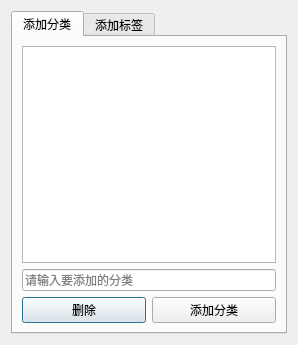
<?xml version="1.0" encoding="UTF-8"?>
<ui version="4.0">
 <class>AddCategoryTagView</class>
 <widget class="QDialog" name="AddCategoryTagView">
  <property name="geometry">
   <rect>
    <x>0</x>
    <y>0</y>
    <width>298</width>
    <height>345</height>
   </rect>
  </property>
  <property name="windowTitle">
   <string>添加分类和标签</string>
  </property>
  <layout class="QVBoxLayout" name="verticalLayout">
   <item>
    <widget class="QTabWidget" name="tabWidget">
     <property name="currentIndex">
      <number>0</number>
     </property>
     <widget class="QWidget" name="categoryTab">
      <attribute name="title">
       <string>添加分类</string>
      </attribute>
      <layout class="QVBoxLayout" name="verticalLayout_2">
       <item>
        <widget class="QListView" name="categoryListView"/>
       </item>
       <item>
        <widget class="QLineEdit" name="categoryLineEdit">
         <property name="placeholderText">
          <string>请输入要添加的分类</string>
         </property>
        </widget>
       </item>
       <item>
        <layout class="QHBoxLayout" name="horizontalLayout">
         <item>
          <widget class="QPushButton" name="deleteCategoryBtn">
           <property name="text">
            <string>删除</string>
           </property>
          </widget>
         </item>
         <item>
          <widget class="QPushButton" name="addCategoryBtn">
           <property name="text">
            <string>添加分类</string>
           </property>
          </widget>
         </item>
        </layout>
       </item>
      </layout>
     </widget>
     <widget class="QWidget" name="tagTab">
      <attribute name="title">
       <string>添加标签</string>
      </attribute>
      <layout class="QVBoxLayout" name="verticalLayout_3">
       <item>
        <widget class="QListView" name="tagListView"/>
       </item>
       <item>
        <widget class="QLineEdit" name="tagLineEdit">
         <property name="placeholderText">
          <string>请输入要添加的标签</string>
         </property>
        </widget>
       </item>
       <item>
        <layout class="QHBoxLayout" name="horizontalLayout_2">
         <item>
          <widget class="QPushButton" name="deleteTagBtn">
           <property name="text">
            <string>删除</string>
           </property>
          </widget>
         </item>
         <item>
          <widget class="QPushButton" name="addTagBtn">
           <property name="text">
            <string>添加标签</string>
           </property>
          </widget>
         </item>
        </layout>
       </item>
      </layout>
     </widget>
    </widget>
   </item>
  </layout>
 </widget>
 <resources/>
 <connections/>
</ui>
